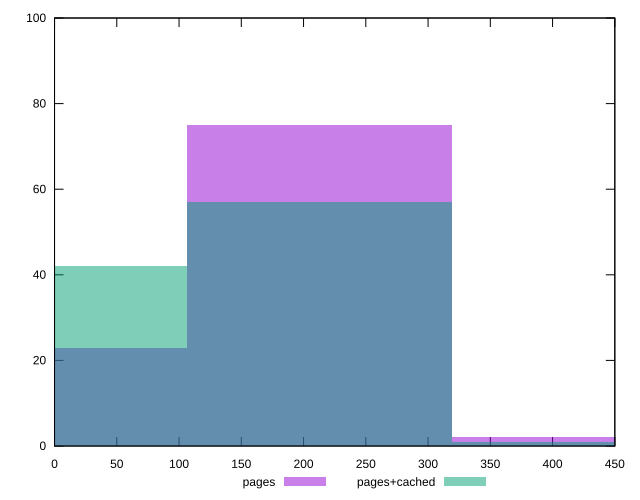

Reproduce this figure in gnuplot.
reset

$pages <<EOF
212.6219925842976 75
425.2439851685952 2
0 23
EOF

$pagesCached <<EOF
212.6219925842976 57
425.2439851685952 1
0 42
EOF

set key outside below
set boxwidth 212.6219925842976
set xrange [0:450]
set yrange [0:100]
set trange [0:100]
set style fill transparent solid 0.5 noborder
set terminal svg size 640, 500 enhanced background rgb 'white'
set output "report_00017_2021-02-10T15-08-03.406Z/uses-http2/comparison/histogram/0_vs_1.svg"

plot $pages title "pages" with boxes, \
     $pagesCached title "pages+cached" with boxes

reset
